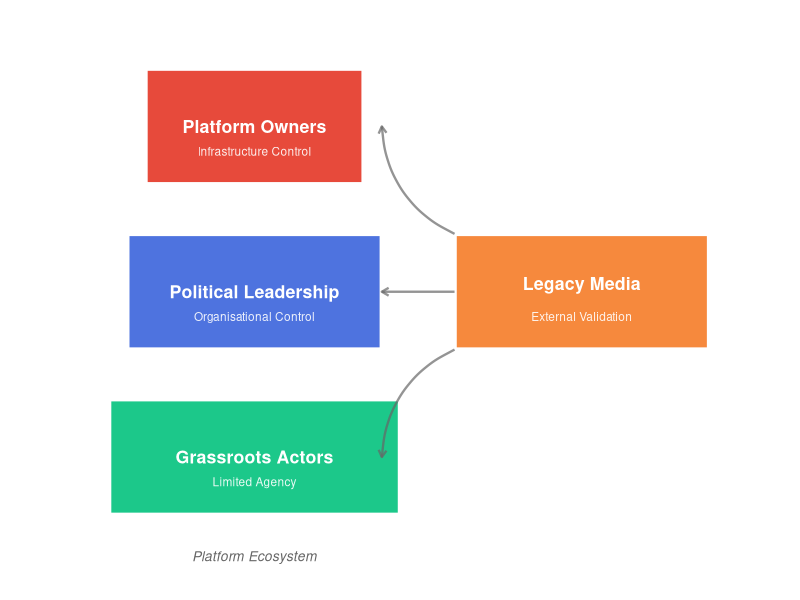

Reproduce this figure in R.
## ---- chunk 1
#| echo: false
#| fig-height: 4.5
#| fig-width: 6

library(ggplot2)

# Main hierarchy actors
hierarchy <- data.frame(
  layer = factor(c("Platform Owners", "Political Leadership", "Grassroots Actors"),
                 levels = c("Platform Owners", "Political Leadership", "Grassroots Actors")),
  y = c(3, 2, 1),
  x = c(-0.3, -0.3, -0.3),
  power_type = c("Infrastructure Control", "Organisational Control", "Limited Agency"),
  width = c(0.6, 0.7, 0.8)
)

# External actor - media
media <- data.frame(
  x = 0.6,
  y = 2,
  label = "Legacy Media",
  sublabel = "External Validation"
)

# Create the diagram
ggplot() +
  # Main hierarchy pyramid
  geom_rect(data = hierarchy,
            aes(xmin = x - width/2, xmax = x + width/2,
                ymin = y - 0.35, ymax = y + 0.35,
                fill = layer),
            color = "white", size = 1.5) +
  geom_text(data = hierarchy, aes(x = x, y = y, label = layer),
            size = 4.5, fontface = "bold", color = "white") +
  geom_text(data = hierarchy, aes(x = x, y = y - 0.15, label = power_type),
            size = 3, color = "white", alpha = 0.9) +

  # Legacy Media box (external)
  geom_rect(data = media,
            aes(xmin = x - 0.35, xmax = x + 0.35,
                ymin = y - 0.35, ymax = y + 0.35),
            fill = "#f6893d", color = "white", size = 1.5) +
  geom_text(data = media, aes(x = x, y = y + 0.05, label = label),
            size = 4.5, fontface = "bold", color = "white") +
  geom_text(data = media, aes(x = x, y = y - 0.15, label = sublabel),
            size = 3, color = "white", alpha = 0.9) +

  # Arrows from media box edge to each hierarchy layer (validation)
  geom_curve(aes(x = 0.25, xend = 0.05, y = 2.35, yend = 3),
             arrow = arrow(length = unit(0.2, "cm")),
             curvature = -0.3, color = "grey40", size = 0.8, alpha = 0.7) +
  geom_curve(aes(x = 0.25, xend = 0.05, y = 2, yend = 2),
             arrow = arrow(length = unit(0.2, "cm")),
             curvature = 0, color = "grey40", size = 0.8, alpha = 0.7) +
  geom_curve(aes(x = 0.25, xend = 0.05, y = 1.65, yend = 1),
             arrow = arrow(length = unit(0.2, "cm")),
             curvature = 0.3, color = "grey40", size = 0.8, alpha = 0.7) +

  # Label for hierarchy
  annotate("text", x = -0.3, y = 0.4, label = "Platform Ecosystem",
           size = 3.5, fontface = "italic", color = "grey40") +

  scale_fill_manual(values = c("Platform Owners" = "#e74a3b",
                                "Political Leadership" = "#4e73df",
                                "Grassroots Actors" = "#1cc88a")) +
  coord_cartesian(xlim = c(-0.9, 1.1), ylim = c(0.3, 3.6)) +
  theme_void() +
  theme(legend.position = "none",
        plot.background = element_rect(fill = "transparent", color = NA),
        panel.background = element_rect(fill = "transparent", color = NA))
